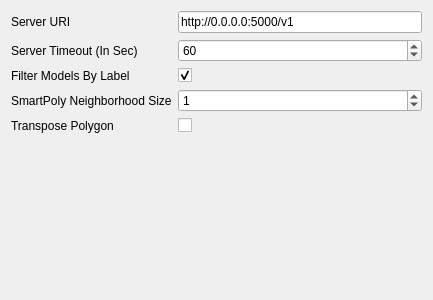
<?xml version="1.0" encoding="UTF-8"?>
<ui version="4.0">
 <class>QmitkNvidiaAIAAPreferencePage</class>
 <widget class="QWidget" name="QmitkNvidiaAIAAPreferencePage">
  <property name="geometry">
   <rect>
    <x>0</x>
    <y>0</y>
    <width>433</width>
    <height>300</height>
   </rect>
  </property>
  <property name="windowTitle">
   <string>Nvidia AIAA</string>
  </property>
  <layout class="QVBoxLayout" name="verticalLayout">
   <item>
    <layout class="QGridLayout" name="layout">
     <item row="0" column="0">
      <widget class="QLabel" name="serverURILabel">
       <property name="text">
        <string>Server URI</string>
       </property>
       <property name="buddy">
        <cstring>serverURILineEdit</cstring>
       </property>
      </widget>
     </item>
     <item row="0" column="1">
      <widget class="QLineEdit" name="serverURILineEdit">
       <property name="text">
        <string>http://0.0.0.0:5000/v1</string>
       </property>
      </widget>
     </item>
      <item row="1" column="0">
      <widget class="QLabel" name="serverTimeoutLabel">
       <property name="text">
        <string>Server Timeout (In Sec)</string>
       </property>
      </widget>
     </item>
     <item row="1" column="1">
      <widget class="QSpinBox" name="serverTimeoutSpinBox">
       <property name="minimum">
        <number>1</number>
       </property>
       <property name="maximum">
        <number>1200</number>
       </property>
       <property name="value">
        <number>60</number>
       </property>
      </widget>
     </item>
     <item row="2" column="0">
      <widget class="QLabel" name="modelFilterLabel">
       <property name="text">
        <string>Filter Models By Label</string>
       </property>
       <property name="buddy">
        <cstring>modelFilterCheckBox</cstring>
       </property>
      </widget>
     </item>
     <item row="2" column="1">
      <widget class="QCheckBox" name="modelFilterCheckBox">
       <property name="checked">
        <bool>true</bool>
       </property>
      </widget>
     </item> 
     <item row="3" column="0">
      <widget class="QLabel" name="neighborhoodSizeLabel">
       <property name="text">
        <string>SmartPoly Neighborhood Size</string>
       </property>
       <property name="buddy">
        <cstring>neighborhoodSizeSpinBox</cstring>
       </property>
      </widget>
     </item>
     <item row="3" column="1">
      <widget class="QSpinBox" name="neighborhoodSizeSpinBox">
       <property name="maximum">
        <number>100</number>
       </property>
       <property name="value">
        <number>1</number>
       </property>
      </widget>
     </item>
     <item row="4" column="0">
      <widget class="QLabel" name="flipPolyLabel">
       <property name="text">
        <string>Transpose Polygon</string>
       </property>
       <property name="buddy">
        <cstring>flipPolyCheckBox</cstring>
       </property>
      </widget>
     </item>
     <item row="4" column="1">
      <widget class="QCheckBox" name="flipPolyCheckBox">
       <property name="checked">
        <bool>false</bool>
       </property>
      </widget>
     </item>
    </layout>
   </item>
   <item>
    <spacer name="verticalSpacer">
     <property name="orientation">
      <enum>Qt::Vertical</enum>
     </property>
     <property name="sizeHint" stdset="0">
      <size>
       <width>20</width>
       <height>40</height>
      </size>
     </property>
    </spacer>
   </item>
  </layout>
 </widget>
 <resources/>
 <connections/>
</ui>
